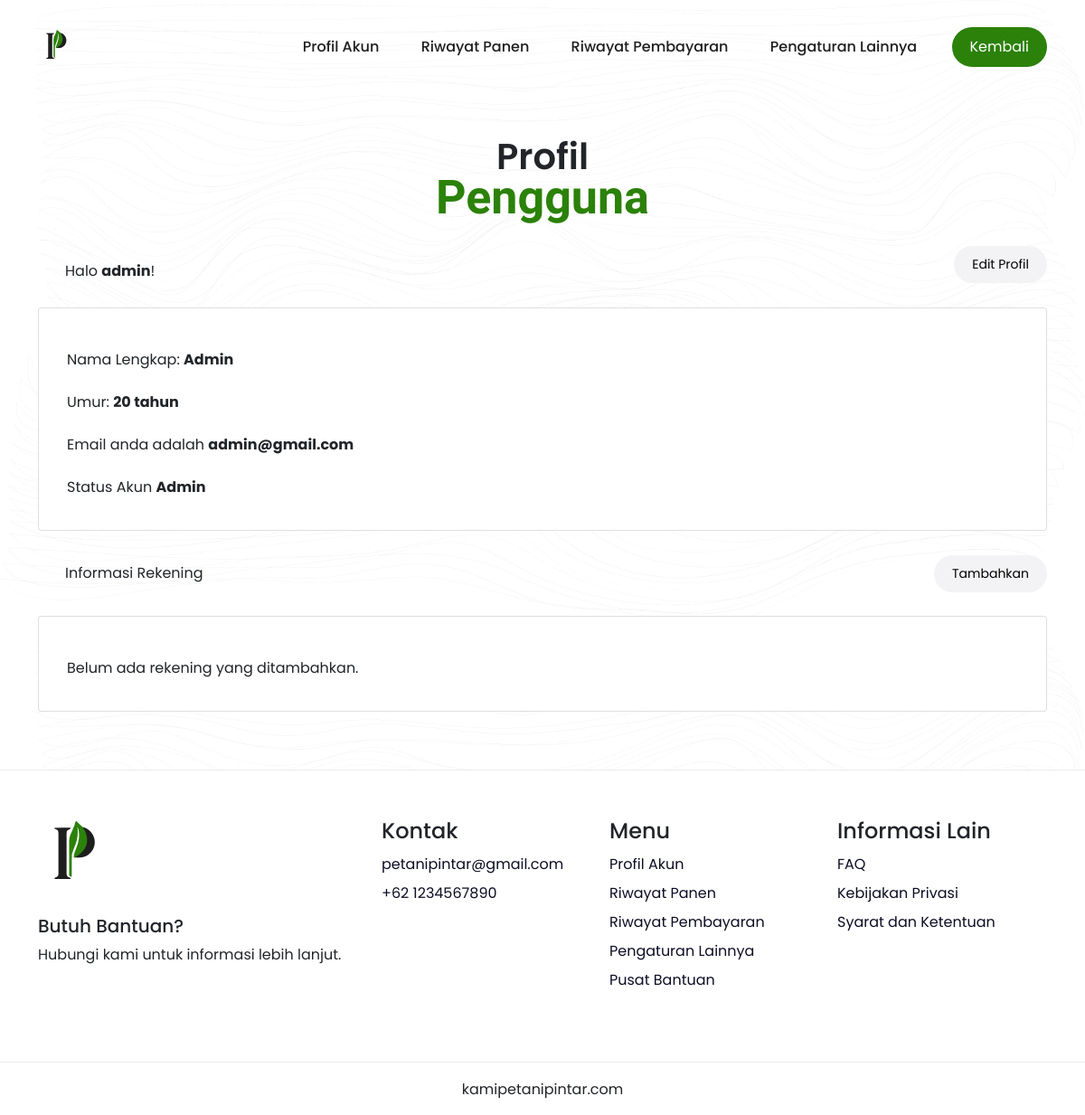
Before: /profile.php (signed in) with the older database file.
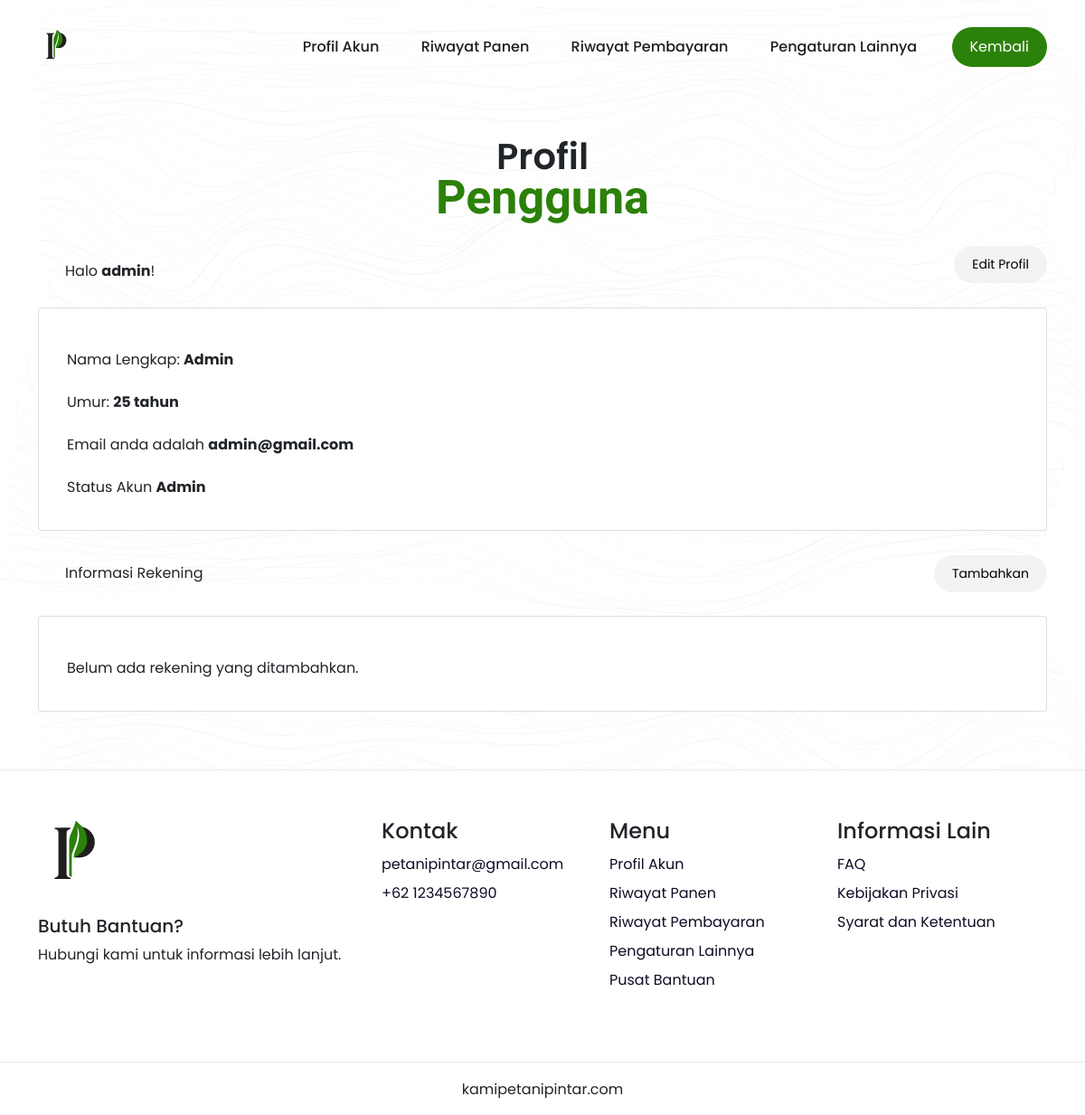
After: the same page with the newer database file.
### tables this page shows
CREATE TABLE users(
    id int AUTO_INCREMENT PRIMARY KEY,
    email VARCHAR(255) NOT NULL,
    password VARCHAR(255) NOT NULL,
    username VARCHAR(255) NOT NULL,
    fullname VARCHAR(255) NOT NULL,
    age INT,
    role ENUM('admin', 'user') DEFAULT 'user'
);

### profile.php (the view, shortened to what this page needs)
<?php
   include("php/config.php");
   $id = $_SESSION['id'];
   $query = mysqli_query($con,"SELECT*FROM users WHERE Id=$id");
   while($result = mysqli_fetch_assoc($query)){
       $res_email = $result['email'];
       $res_username = $result['username'];
       $res_fullname = $result['fullname'];
       $res_age = $result['age'];
       $res_id = $result['id'];
   }
?>
<!DOCTYPE html>
<html lang="en">
<head>
    <link rel="stylesheet" href="css/bootstrap.min.css">
    <link rel="stylesheet" href="style.css">
</head>
<body class="body-fixed">
    <header class="site-header">
        <div class="container">
            <div class="row">
                <div class="col-lg-2">
                    <div class="header-logo">
                        <a href="menu.php">
                            <img src="image/logo_petanipintar.png" width="40" height="40" alt="Logo">
                        </a>
                    </div>
                </div>
                <div class="col-lg-10">
                    <div class="main-navigation">
                        <nav class="header-menu">
                            <ul class="menu">
                                <li><a href="profile.php">Profil Akun</a></li>
                                <li><a href="#">Riwayat Panen</a></li>
                                <li><a href="riwayat-pembayaran.php">Riwayat Pembayaran</a></li>
                                <li><a href="#">Pengaturan Lainnya</a></li>
                                <li>
                                    <button onclick="window.location.href='menu.php'" class="signup">Kembali</button>
                                </li>
                            </ul>
                        </nav>
                    </div>
                </div>
            </div>
        </div>
    </header>
    <div id="viewport">
        <div id="js-scroll-content">
            <div class="repeat-img" style="background-image: url(image/pattern1_background.png);">
            <section class="main-banner">
                <div class="sec-wp">
                    <div class="container">
                        <div class="row">
                            <div class="col-lg-12 mb-5">
                                <div class="text-center mb-4">
                                        <h3 class="h3-title">Profil<br><span>Pengguna</span></b></h3>
                                    </div>
                                <div class="d-flex justify-content-between align-items-center mb-4">
                                    <p class="p-halo mb-0">Halo <b><?php echo $res_username ?></b>!</p>
                                    <?php echo "<a href='edit-profile.php?Id=$res_id' class='add-alt'>Edit Profil</a>"; ?>
                                </div>
                                <div class="card mb-3">
                                    <div class="card-body">
                                        <p>Nama Lengkap: <b><?php echo $res_fullname ?></b></p>
                                        <p>Umur: <b><?php echo $res_age ?> tahun</b></p>
                                        <p>Email anda adalah <b><?php echo $res_email ?></b></p>
                                        <p>Status Akun
                                            <b>
                                                <?php
                                                if (isset($_SESSION['admin']) && $_SESSION['admin'] == true) {
                                                    echo "Admin";
                                                } else {
                                                    echo "Belum Diverifikasi";
                                                }
                                                ?>
                                            </b>
                                        </p>
                                    </div>
                                </div>
                                <div class="d-flex justify-content-between align-items-center mb-3">
                                    <p class="p-halo">Informasi Rekening</p>
                                    <a href="add-rekening.php" class="add-alt">Tambahkan</a>
                                </div>
                                <div class="card mb-3">
                                    <div class="card-body">
                                        <?php
                                        $sql_rekening = "SELECT * FROM rekening_pemilik WHERE id_user = $id";
                                        $result_rekening = $con->query($sql_rekening);
                                        if ($result_rekening->num_rows > 0) {
                                            while ($row_rekening = $result_rekening->fetch_assoc()) {
                                                echo "<div>";
                                                echo "<p>Jenis Rekening: <b>" . $row_rekening['jenis_rekening'] . "</b></p>";
                                                if ($row_rekening['jenis_rekening'] == 'Bank') {
                                                    echo "<p>Nama Bank: <b>" . $row_rekening['nama_bank'] . "</b></p>";
                                                }
                                                echo "<p>Nomor Rekening: <b>" . $row_rekening['nomor_rekening'] . "</b></p>";
                                                echo "<p>Atas Nama: <b>" . $row_rekening['atas_nama'] . "</b></p>";
                                                echo "<div style='display: flex; justify-content: flex-end;'>";
                                                    echo "<form action='edit-rekening.php' method='POST' style='display: inline; margin-right: 10px;'>
                                                            <input type='hidden' name='id_rekening' value='" . $row_rekening['id'] . "'>
                                                            <button type='submit' class='add-alt'>Edit</button>
                                                        </form>";
                                                    echo "<form action='php/fungsi-hapus-rekening.php' method='POST' style='display: inline;'>
                                                            <input type='hidden' name='id_rekening' value='" . $row_rekening['id'] . "'>
                                                            <button type='submit' class='add-alt' onclick='return confirm(\"Apakah Anda yakin ingin menghapus rekening ini?\")'>Hapus</button>
                                                        </form>";
                                                echo "</div>";
                                                echo "<hr>";
                                            }
                                        } else {
                                            echo "<p>Belum ada rekening yang ditambahkan.</p>";
                                        }
                                        ?>
                                    </div>
                                </div>
                            </div>
                        </div>
                    </div>
                </div>
            </section>
            </div>
            <footer class="site-footer" id="help">
                <div class="top-footer section">
                <div class="sec-wp">
                        <div class="container">
                        <div class="row">
                                <div class="col-lg-4">
                                <div class="footer-info">
                                        <div class="footer-logo">
                                        <a href="index.php">
                                                <img src="image/petanipintar_logo80.png" alt="Logo">
                                        </a>
                                        </div>
                                        <h5>Butuh Bantuan?</h5>
                                        <a>Hubungi kami untuk informasi lebih lanjut.</a>
                                </div>
                                </div>
                                <div class="col-lg-8">
                                <div class="footer-flex-box">
                                        <div class="footer-menu">
                                        <h4 class="h4-title">Kontak</h4>
                                        <ul>
                                                <li><a href="#">petanipintar@gmail.com</a></li>
                                                <li><a href="#">+62 1234567890</a></li>
                                        </ul>
                                        </div>
                                        <div class="footer-menu food-nav-menu">
                                        <h4 class="h4-title">Menu</h4>
                                        <ul class="column-2">
                                            <li><a href="#">Profil Akun</a></li>
                                            <li><a href="#">Riwayat Panen</a></li>
                                            <li><a href="riwayat-pembayaran.php">Riwayat Pembayaran</a></li>
                                            <li><a href="#">Pengaturan Lainnya</a></li>
                                            <li><a href="#help">Pusat Bantuan</a></li>
                                        </ul>
                                        </div>
                                        <div class="footer-menu">
                                        <h4 class="h4-title">Informasi Lain</h4>
                                        <ul>
                                                <li><a href="#">FAQ</a></li>
                                                <li><a href="#">Kebijakan Privasi</a></li>
                                                <li><a href="#">Syarat dan Ketentuan</a></li>
                                        </ul>
                                        </div>
                                </div>
                                </div>
                            </div>
                        </div>
                    </div>
                </div>
                <div class="end-footer">
                    <div class="container">
                            <div class="row">
                                <div class="col-lg-12 text-center mb-3">
                                        <a>kamipetanipintar.com</a>
                                </div>
                            </div>
                    </div>
                </div>
            </footer>
        </div>
    </div>
</body>
</html>

### style.css (style rules this page uses)
body { background-color: white; font-family: 'Poppins', sans-serif; text-rendering: optimizeLegibility; }
body, html { overflow-x: hidden; }
img { max-width: 100%; }
a { background-color: transparent; text-decoration: none; outline: none; }
button { padding: 10px 20px; font-weight: 400; background-color: transparent; text-decoration: none; outline: none; }
ul { list-style: none; margin: 0; padding: 0; }
.signup { margin-left: 10px; background-color: #2b8109; color: white; outline: none; border: none; border-radius: 30px; text-decoration: none; transition: 0.5s cubic-bezier(0.22, 0.78, 0.45, 1.02); }
.add-alt { background: #f3f3f5; border-radius: 30px; border: none; text-decoration: none; padding: 10px 20px; font-weight: 400; color: black; transition: 0.5s cubic-bezier(0.22, 0.78, 0.45, 1.02); }
.site-header { position: fixed; display: flex; align-items: center; padding: 30px 0; top: 0; left: 0; width: 100%; z-index: 99; transition: 0.5s; border-bottom: 1px solid transparent; }
.main-navigation { display: flex; width: 100%; height: 100%; justify-content: flex-end; align-items: center; }
.main-navigation .menu li { display: inline-block; position: relative; margin: 0 6px; }
.main-navigation .menu li:first-child { margin-left: 0; }
.main-navigation .menu li:last-child { margin-right: 0; }
.main-navigation .menu li a { display: flex; transition: 0.3s; position: relative; justify-content: center; align-items: center; color: #1E1E1E; text-transform: capitalize; font-weight: 500; padding: 5px 18px; border-radius: 30px; }
.h3-title { font-size: 40px; font-weight: 600; font-family: 'Poppins', sans-serif; line-height: 46px; }
.h3-title span { color: #2b8109; font-size: 52px; font-family: 'Garamound', serif; background-size: 100% 15px; background-position: 0 90%; background-repeat: no-repeat; display: inline; transition: 0.5s cubic-bezier(0.22, 0.78, 0.45, 1.02); }
p { font-size: 20px; line-height: 2pc; margin-bottom: 30px; font-family: 'Poppins', sans-serif; }
.main-banner { padding: 150px 0 0px; min-height: 100vh; position: relative; }
.sec-wp { position: relative; z-index: 1; }
.repeat-img { background-size: contain; background-repeat: repeat; }
.top-footer, .bottom-footer { padding-top: 50px; padding-bottom: 70px; border-top: 1px solid rgb(204 204 204 / 40%); position: relative; }
.end-footer { padding-top: 18px; position: relative; border-top: 1px solid rgb(204 204 204 / 40%); }
.footer-logo { margin-bottom: 30px; }
.footer-flex-box { display: flex; margin: 0 -10px; }
.footer-flex-box>div { flex: 1; padding: 0 10px; }
.footer-menu ul li a { color: #0d0d25; transition: 0.3s; }
.footer-menu ul li { margin-bottom: 8px; }
.card-body { margin-top: 10px; margin-left: 15px; }
@media (max-width: 1399px) { .main-navigation .menu li { margin: 0 3px; } }
@media (max-width: 1399px) { .h4-title { font-size: 24px; line-height: 34px; } }

### profile.php (style rules this page uses)
p { font-size: 16px; margin: 15px 0; }
.p-halo { padding-left: 30px; }
.add-alt { font-size: 14px; }

Changed rows visible on the page:
changed users "admin": age "20" → "25"
